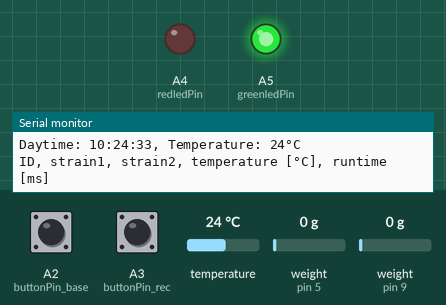
Bench run of a sketch on a simulated Arduino Uno, built with avr-gcc and run on an emulated ATmega328P. On the bench: output pins drawn as LEDs (lit = HIGH), the last lines printed to the serial monitor. Dashed ring = blinking. Inputs (shaded band) come from the test bench; at power-on: A2 (buttonPin_base) LOW, A3 (buttonPin_rec) LOW, temperature 24 °C, weight on the scale (sensors on pin 5, pin 9) 0 g. The local clock reads 2024-03-15 10:24:30 at power-on unless the sketch sets it; storage starts empty.

Above: at 4.3 s.
4.4 s: A2 (buttonPin_base) pulled HIGH for 0.25 s
At 4.9 s:
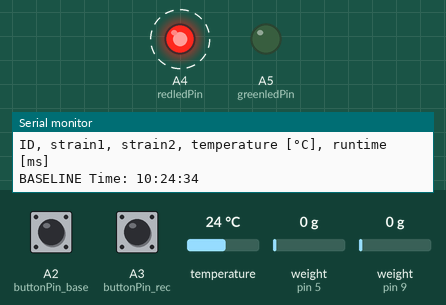
7.6 s: A3 (buttonPin_rec) pulled HIGH for 1 s
10.7 s: A2 (buttonPin_base) pulled HIGH for 1 s
At 11.2 s:
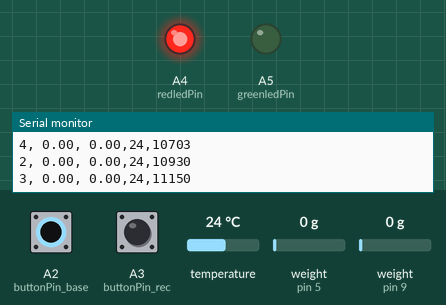
13.2 s: A2 (buttonPin_base) pulled HIGH for 3.2 s
At 14.2 s:
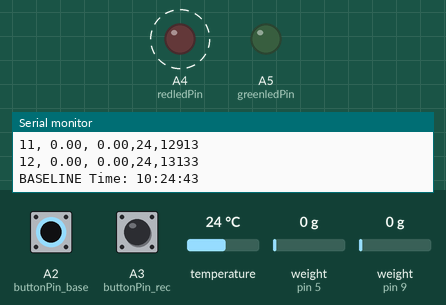
Timing chart, 0 to 19.3 s (numbered marks = the images above; inputs shaded):
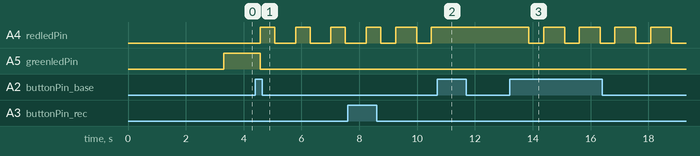

The sketch:

110220_pcmode_smallproto.ino
```cpp
// (licence header left out)
//----------INCLUDING LIBRARIES---------------------------------------------------------------
#include <SPI.h> //lib for serial peripheral interface
#include <SD.h> //lib for sd card
#include <Q2HX711.h> //lib for HX711
#include <Wire.h> //needed for RTC
#include "RTClib.h" //lib for RTC
//#include <dht11.h> //lib for temperature & humidity

//----------DEFINING PINS, VARIABLES & FUNCTIONS-----------------------------------------------
const int chipSelect = 4; //port for sd card

//Variables for hx711 -> 1 LOADCELL AND 1 STRAIN GAUGE IN USE
const int DOUT0 = 5; //strain gauge 1
const int CLK0 = 6; //strain gauge 1

const int DOUT1 = 9; //strain gauge 2
const int CLK1 = 10; //strain gauge 2

//Variables for LEDS and Button
const int redledPin = A4; //red led pin (data acquisition on going)
const int greenledPin = A5;//green led pin (no data acquisition,system ready)
const int buttonPin_rec = A3; //button pin for recording
const int buttonPin_base = A2; //button pin for baseline

int buttonPushCounter_rec = 0; // counter for the number of recording button presses
int buttonState_rec = 0; //current recording button state
int lastButtonState_rec = 0; // previous state of the recording button
int buttonPushCounter_base = 0; // counter for the number of baseline button presses
int buttonState_base = 0; //current baseline button state
int lastButtonState_base = 0; // previous state of the baseline button

long id = 1; //store the id # of our reading
//int n = 0; //variable for increment file number

//unsigned long offsettime; //offset from start rectime
unsigned long t;
String filename; //create filename variable

//#define DHT11_PIN 13 //data pin temperature&humidity

//Functions for hx711
Q2HX711 strain1(DOUT0,CLK0); //loadcell
Q2HX711 strain2(DOUT1,CLK1); //strain gauge 1

//Function for RTC with date, time & temperature
RTC_DS3231 rtc;

//Function for DHT11 (temp&hum)
//dht11 DHT;

//----------SETUP LOOP------------------------------------------------------------------------------
void setup() {

  //Serial not needed in battery modus
    Serial.begin(9600); // start serial
    delay(3000); // wait for console opening

  //Temperature sensor not in use at the moment
    //int chk = DHT.read(DHT11_PIN);
    //int temp = DHT.temperature;
    //int humidity = DHT.humidity;

  //Serial not needed in battery modus
    while (!Serial) {
        ; // wait for serial port connection
    }
    Serial.print("Initializing SD card..."); //initializing sd card

  if (!SD.begin(chipSelect)) {
    Serial.println("Card failed"); // sd card not found
       while (1);
   }
  Serial.println("card initialized."); //sd card ok

  if (! rtc.begin()) { //check if RTC available
      Serial.println("Couldn't find RTC"); //errore message if not found
     while (1);
   }

  if (rtc.lostPower()) {
    Serial.println("RTC lost power, lets set the time!"); //error message if no power
    rtc.adjust(DateTime(F(__DATE__), F(__TIME__))); //set time via PC
    // This line sets the RTC with an explicit date & time, for example to set
    // January 21, 2014 at 3am you would call:
    // rtc.adjust(DateTime(2014, 1, 21, 3, 0, 0));

  }

  pinMode(redledPin, OUTPUT); // define redledPin as output for data acquisition
  pinMode(greenledPin,OUTPUT); //define greenledPin as output for system ready
  pinMode(buttonPin_rec, INPUT); // define buttonPin as input
  pinMode(buttonPin_base, INPUT); // define buttonPin base as input


  //RTC Function & variables
  DateTime now = rtc.now(); //date & time

  int year_2digit = (now.year()-2000); //get year as 2 digit
  int temp = rtc.getTemperature(); //get temperature from RTC

//Construct filename (maxiumum digit # of filename = 12)
  filename =  String(year_2digit) + String(now.month()) + String(now.day()) + String(now.minute()) + String(".txt");

  File dataFile = SD.open(filename,FILE_WRITE); //open file
    //  if (SD.exists(filename)){
    //    filename[6]++;
    //    String filename =  String(year_2digit) + String(now.month()) + String(now.day()) + String(n) + String(".txt"); //update filename
    //    File dataFile = SD.open(filename,FILE_WRITE);
    //    //Serial.println("New File: " + filename + " created!"); //show new filename on Serial
    //    filename_new = filename;
    //  }
    //  else{
    //   //Serial.println("Filename:" + filename); //show filename
    //   filename_new = filename;
    //  }

   String actual_date = String(now.day()) + "." + String(now.month()) + "." + String(now.year()); //actual date
   String actual_time = String(now.hour()) + ":" + String(now.minute()) + ":" + String(now.second()); //actual time
   String userinfo = "Date: " + actual_date + " , In use by: Mena"; //user info
   String infoline_start = "Daytime: " + actual_time + ", Temperature: " + String(temp) + "°C";// file infoline
   String header = "ID, strain1, strain2, temperature [°C], runtime [ms]"; // file header

  if (dataFile) { //if file is available write sensor data
    //dataFile.println(",,"); //blank line in case there where previous data
    dataFile.println(userinfo); //print user info in datafile
    dataFile.println(infoline_start); //printing general info in datafile
    dataFile.println(header); //writing header in datafile
    dataFile.close();
    Serial.println(userinfo); //print user info on Serial
    Serial.println(infoline_start); //print infoline on Serial
    Serial.println(header); // print also sensor data to Serial
  }

  else {
    Serial.println("error creating datafile"); // error message if file not open
  }

}

//-----------------------------------LOOP-------------------------------------------------------------------------
void loop() {

  float strain1out = strain1.read(); // reading HX711 from loadcell
  float strain2out = strain2.read(); // reading HX711 from strain gauge 1
  //int chk = DHT.read(DHT11_PIN);
  //int temp = DHT.temperature;
  //int humidity = DHT.humidity;
  DateTime now = rtc.now(); //date & time
  int temp = rtc.getTemperature();
  t = millis();
  unsigned long previous_offsettime = 0;
  //unsigned long current_offsettime = millis();
  //offsettime = millis();
  String actual_time = String(now.hour()) + ":" + String(now.minute()) + ":" + String(now.second()); //actual time
  //String filename_inuse = filename_new;
  String dataoutput = String(id) + ", " + String(strain1out) + ", " + String(strain2out) + "," + String(temp) + "," + String(t);

  buttonState_rec = digitalRead(buttonPin_rec); //read state of recording button
  buttonState_base = digitalRead(buttonPin_base); //read state of baseline button

  File dataFile = SD.open(filename,FILE_WRITE); //open dataFile

  if(buttonState_base != lastButtonState_base){
    if (buttonState_base == HIGH) {//if button pressed
      buttonPushCounter_base++;
      id = 1; //reset index
      dataFile.println("BASELINE Time: " + actual_time);
      dataFile.close();
      Serial.println("BASELINE Time: " + actual_time);
    }
     lastButtonState_base = buttonState_base;
  }

  if ((buttonPushCounter_base % 2 == 1) && (buttonPushCounter_rec % 2 == 0 || buttonPushCounter_rec % 2 == 1)) {
    digitalWrite(greenledPin, LOW);
    digitalWrite(redledPin, HIGH);
    delay(500);
    digitalWrite(redledPin, LOW);
    delay(500);
    File dataFile = SD.open(filename,FILE_WRITE); //open dataFile
    dataFile.println(dataoutput); //print sensor data to datafile
    dataFile.close();
    Serial.println(dataoutput); // print also sensor data to serial
    id++; //Increment ID number for row
    }
    else {
   digitalWrite(redledPin, LOW);
   digitalWrite(greenledPin, HIGH);
  }


  if(buttonState_rec != lastButtonState_rec) {//compare current and last button states
   //if state has changed (button pressed)
   //offsettime = current_offsettime - previous_offsettime;
    if (buttonState_rec == HIGH) {//if button pressed
      buttonPushCounter_rec++;
      id = 1; //reset index
      dataFile.println("RECORDING Time: " + actual_time);
      dataFile.close();
     Serial.println("RECORDING Time: " + actual_time);
    }
      lastButtonState_rec = buttonState_rec;
    //previous_offsettime = current_offsettime;
  }

  if ((buttonPushCounter_rec % 2 == 1) && (buttonPushCounter_base % 2 == 0 || buttonPushCounter_base % 2 == 1)) {
    digitalWrite(greenledPin, LOW);
    digitalWrite(redledPin, HIGH);

    File dataFile = SD.open(filename,FILE_WRITE);
    dataFile.println(dataoutput); //print sensor data to datafile
    dataFile.close();
    Serial.println(dataoutput); // print also sensor data to serial
    id++; //Increment ID number for row
  } else {
    if(buttonPushCounter_base % 2 == 0){
    digitalWrite(redledPin, LOW);
    digitalWrite(greenledPin, HIGH);
    }
}

  //delay(1000);
}
```

Measured:
- after the input at 4.4 s, A4 (redledPin): alternates HIGH for 0.50 s and LOW for 0.72 s, starting after 0.18 s; A5 (greenledPin): HIGH → LOW after 0.18 s
- after the input at 10.7 s, A4 (redledPin): stops changing and stays HIGH
- after the input at 13.2 s, A4 (redledPin): alternates HIGH for 0.72 s and LOW for 0.51 s, starting after 0.67 s
